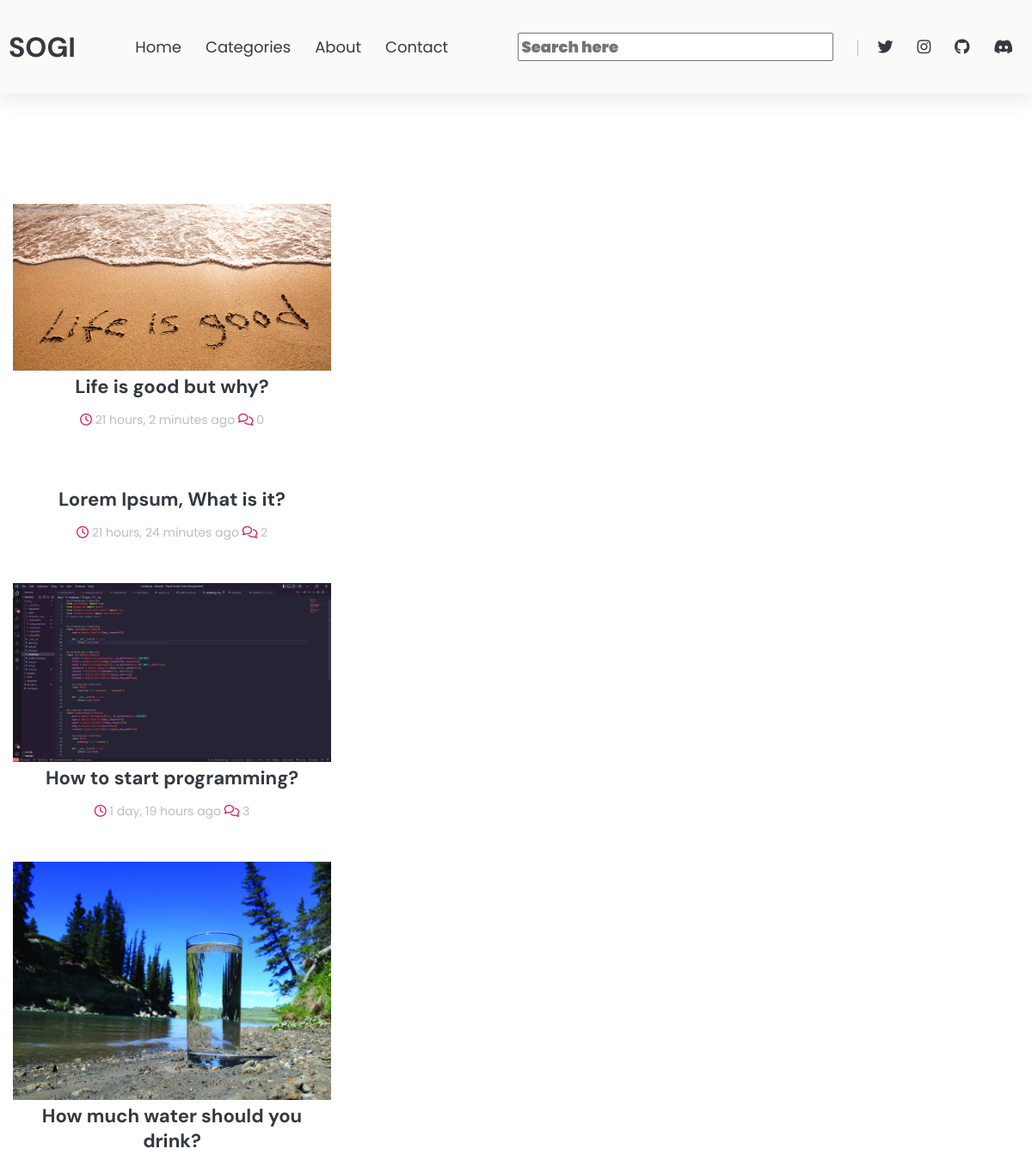
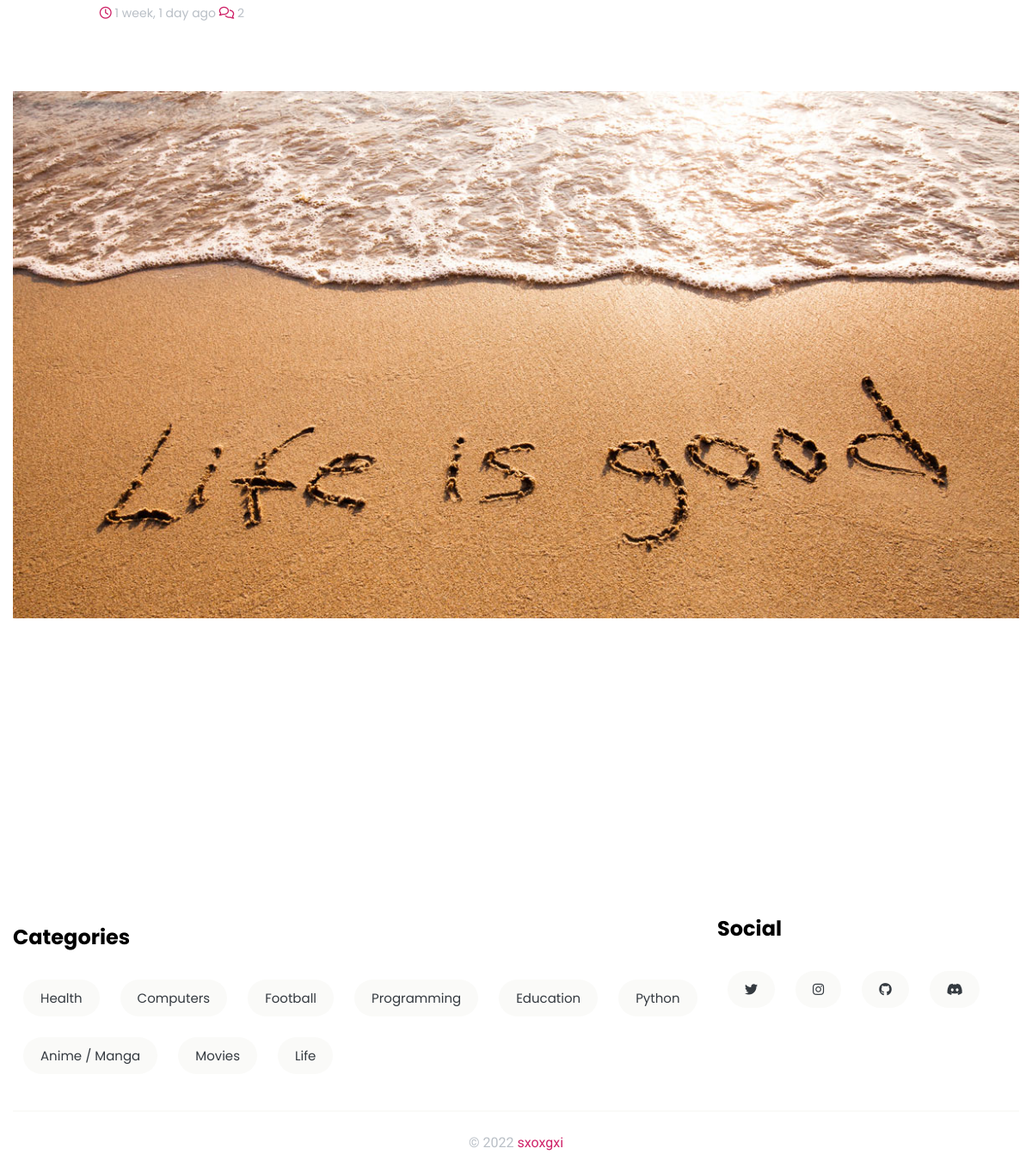
The page / on the database its author committed (2 pictures, top to bottom).
### blog/models.py (models this page shows, shortened)
class Post(models.Model):
    author = models.ForeignKey(User, on_delete=models.CASCADE)
    title = models.CharField(max_length=254, null=True)
    topic = models.ForeignKey(Topic, on_delete=models.SET_NULL, null=True)
    thumbnail = models.ImageField(null=True, blank=True)
    content = RichTextField(blank=True, null=True)
    updated = models.DateTimeField(auto_now=True)
    created = models.DateTimeField(auto_now_add=True)
    class Meta:
        ordering = ['-created', '-updated']

class Topic(models.Model):
    name = models.CharField(max_length=255)
    def __str__(self) -> str:
        return self.name

### blog/views.py (the view)
# urls.py: path('', views.blog, name='blog'),
def blog(request):
    q = request.GET.get('q') if request.GET.get('q') != None else ""
    posts = Post.objects.filter(
        Q(topic__name__icontains=q) |
        Q(title__icontains=q) |
        Q(content__icontains=q)
    )
    posts_random = Post.objects.all().order_by('?')
    topics = Topic.objects.all()
    context = {'posts': posts, 'topics': topics, 'posts_random': posts_random}
    return render(request, 'blog/main.html', context)

### blog/templates/blog/main.html (shortened to what this page needs)
{% load static %}
<!DOCTYPE html>
<html lang="en">
<head>
    <link rel="stylesheet" href="https://cdnjs.cloudflare.com/ajax/libs/font-awesome/6.1.1/css/all.min.css"
 />
    <link rel="stylesheet" href="https://cdnjs.cloudflare.com/ajax/libs/Swiper/6.4.5/swiper-bundle.min.css"
 />
    <link rel="stylesheet" type="text/css" href="{% static 'blog/styles.css' %}">
</head>
<body>
    <header id="header" class="shadow bg-light">
        <nav class="container navbar">
            <a href="{% url 'blog'%}" class="nav-brand text-dark">
                SOGI
            </a>
            <div class="collapse">
                <ul class="navbar-nav">
                    <a href="{% url 'blog' %}" class="nav-link">Home</a>
                    <a href="{% url 'cat' %}" class="nav-link">Categories</a>
                    <a href="{% url 'profile' %}" class="nav-link">About</a>
                    <a href="mailto:sxoxgxi@duck.com" class="nav-link">Contact</a>
                </ul>
            </div>
            <div class="collapse">
                <ul class="navbar-nav">
                        <form class="search-box" action="{% url 'blog' %}">
                            <input type="text" name="q" class="fa-solid nav-link" placeholder="Search here">
                        </form>
                    <a href="https://twitter.com/sxoxgxi" class="nav-link"><i class="fab fa-twitter"></i></a>
                    <a href="https://www.instagram.com/soh_gee.nirmal/?theme=dark" class="nav-link"><i class="fab fa-instagram"></i></a>
                    <a href="https://github.com/sxoxgxi" class="nav-link"><i class="fab fa-github"></i></a>
                    <a href="https://discord.gg/5S6cdn8Dnd" class="nav-link"><i class="fab fa-discord"></i></a>
                </ul>
            </div>
        </nav>
    </header>
    {% block content %}
      {% include "blog/index.html" %}
    {% endblock content%}
    {% if page != 'profile' %}
    <footer id="footer">
        <div class="container">
            <div class="row mb-3">
                <div class="col-8">
                    <h2 class="footer-title secondary-title">Categories</h2>
                    <div class="tags">
                        <div class="d-flex flex-wrap">
                            {% for topic in topics %}
                            <a href="{% url 'blog' %}?q={{topic}}" class="nav-link btn bg-light">{{topic}}</a>
                            {% endfor %}
                        </div>
                    </div>
                </div>
                <div class="col-3">
                    <h2 class="footer-title secondary-title mt-2">Social</h2>
                    <div class="tags social">
                        <div class="d-flex flex-wrap">
                            <a href="https://twitter.com/sxoxgxi" class="nav-link btn bg-light"><i class="fab fa-twitter"></i></a>
                            <a href="https://www.instagram.com/soh_gee.nirmal/?theme=dark" class="nav-link btn bg-light"><i class="fab fa-instagram"></i></a>
                            <a href="https://github.com/sxoxgxi" class="nav-link btn bg-light"><i class="fab fa-github"></i></a>
                            <a href="https://discord.gg/5S6cdn8Dnd" class="nav-link btn bg-light"><i class="fab fa-discord"></i></a>
                        </div>
                    </div>
                </div>
            </div>
            <div class="copyrights">
                <p class="text-center text-secondary display-2">
                    © 2022 <a href="#" class="text-primary">sxoxgxi</a>
                </p>
            </div>
        </div>
    </footer>
    {% endif %}
</body>
</html>

### blog/templates/blog/index.html
{% load static %}
    <main id="site-main">
        <section id="posts">
            <div class="container">
                <div class="grid">
                    {% for article in posts %}
                    <div class="grid-item">
                        <article class="article">
                            <div class="card">
                                <div class="overflow-img">
                                    <a href="{% url 'post' article.id %}">
                                        <img src="{{article.thumbnail.url}}" class="img-fluid" alt="">
                                    </a>
                                </div>
                                <div class="card-body text-center px-1">
                                    <a href="{% url 'post' article.id %}" class="text-title display-1 text-dark">
                                        {{article.title}}
                                    </a>
                                    <p class="secondary-title text-secondary display-3">
                                        <span><i class="far fa-clock text-primary"></i> {{article.created|timesince}} ago</span>
                                        <span><i class="far fa-comments text-primary"></i> {{article.comment_set.all.count}}</span>
                                    </p>
                                </div>
                            </div>
                        </article>
                    </div>
                    {% empty %}
                        <div class="card-body text-center px-1">
                            <p class="text-title display-1 text-dark">
                                No results found for your query.
                            </p>
                        </div>
                    {% endfor %}
                </div>
            </div>
        </section>
        <section class="slider">
            <div class="container">
                <div class="swiper-container">
                    <div class="swiper-wrapper">
                        {% for article in posts_random %}
                        <div class="swiper-slide">
                            <a href="{% url 'post' article.id %}">
                                <img src="{{article.thumbnail.url}}" class="img-fluid" alt="">
                            </a>
                        </div>
                        {% endfor %}
                    </div>
                </div>
            </div>
        </section>
    </main>

### blog/static/blog/styles.css (style rules this page uses)
:root { --light: #fafaf8; --secondary: #adb5bddb; --dark: #343a40; --primary-color: #ce2167; --secondary-color: #1db8a8; --border: #e9ecefc1; }
body { font-family: 'Roboto', sans-serif; padding: 0; margin: 0; }
a { text-decoration: none; }
*>* { box-sizing: border-box; }
.text-secondary { color: var(--secondary); }
.text-dark { color: var(--dark); }
.text-primary { color: var(--primary-color); }
.bg-light { background-color: var(--light); }
.container { max-width: 1200px; padding: 0 15px; margin: auto; }
.img-fluid { width: 100%; }
.text-title { font-family: 'DM Sans', sans-serif; font-weight: bold; }
.secondary-title { font-family: 'Poppins', sans-serif; }
.display-1 { font-size: 22px; }
.display-2 { font-size: 16px; }
.display-3 { font-size: 14px; }
.text-center { text-align: center; }
.btn { padding: 15px 20px; border: none; }
.d-flex { display: flex; }
.flex-wrap { flex-wrap: wrap; }
.mt-2 { margin-top: 10px; }
.mb-3 { margin-bottom: 30px; }
.px-1 { padding-left: 5px; padding-right: 5px; }
.shadow { box-shadow: rgba(149, 157, 165, 0.2) 0px 8px 24px; }
.navbar { position: relative; display: flex; flex-direction: row; justify-content: space-between; padding: 10px; }
.nav-brand { font-family: 'DM Sans', sans-serif; font-weight: bold; align-self: center; font-size: 32px; }
.collapse { align-self: center; }
.nav-link { font-size: 18px; margin: 12px; color: var(--dark); font-family: 'Poppins', sans-serif; }
.search-box { display: inline; border-right: 1px solid var(--secondary); padding-right: 12px; margin-right: 10px; }
#site-main { margin-top: 8em; }
#posts { margin-bottom: 5em; }
.grid { margin: 0 auto; }
.grid .grid-item { width: calc(33.3333% - 20px); margin-bottom: 3em; }
#footer { padding-top: 4em; }
#footer .tags a { border-radius: 40px; padding: 10px 20px; font-size: 15px; }
#footer .copyrights { padding: 10px 0; border-top: 2px solid var(--light); }
.row { display: flex; }
.col-3 { flex: 0 0 33.3333%; max-width: 33.3333%; padding-right: 35px; }
.col-8 { flex: 0 0 70%; max-width: 70%; }

### rows shown on the page
Post: thumbnail (picture), title "Life is good but why?", created "21 hours, 2 minutes", comment_set.all.count "0"
Post: title "Lorem Ipsum, What is it?", created "21 hours, 24 minutes", comment_set.all.count "2"
Post: thumbnail (picture), title "How to start programming?", created "1 day, 19 hours", comment_set.all.count "3"
Post: thumbnail (picture), title "How much water should you drink?", created "1 week, 1 day", comment_set.all.count "2"
Topic: name "Health"
Topic: name "Computers"
Topic: name "Football"
Topic: name "Programming"
Topic: name "Education"
Topic: name "Python"
Topic: name "Anime / Manga"
Topic: name "Movies"
Topic: name "Life"
